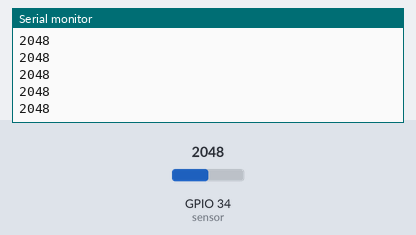
Recording of a sketch running on a simulated ESP32. On the bench: the last lines printed to the serial monitor. The inputs (shaded band) are chosen by the test bench; at power-on: GPIO 34 (sensor) = 2048.

Above: at 1.2 s.
1.3 s: GPIO 34 (sensor) set to 2866
At 1.31 s:
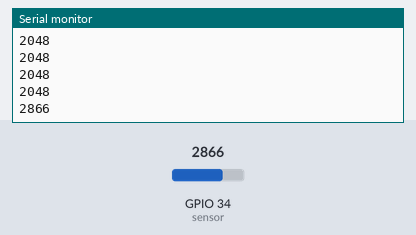
2.8 s: GPIO 34 (sensor) set to 3603
At 2.81 s:
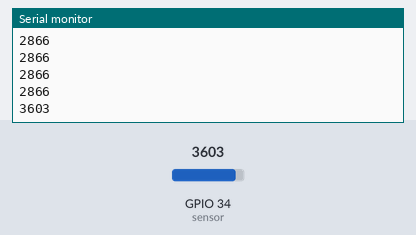
Timing chart, 0 to 5.8 s (numbered marks = the images above; inputs shaded):
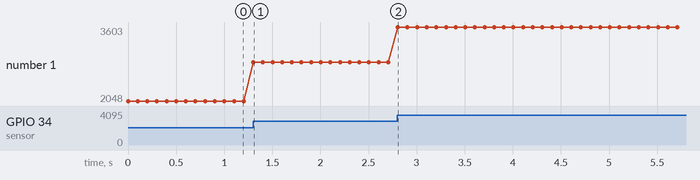

The sketch:

esp32readings.ino
```cpp
int sensor = 34;

void setup(){
    Serial.begin(115200);
}

void loop(){
    int value = analogRead(sensor);

    Serial.println(value);

    delay(100);
}
```

Measured:
- after the input at 1.3 s, the serial monitor: prints a new line at once (image 1)
- after the input at 2.8 s, the serial monitor: prints a new line at once (image 2)
- plotted number 1: 2048 → 2866 after the input at 1.3 s, 2866 → 3603 after the input at 2.8 s
